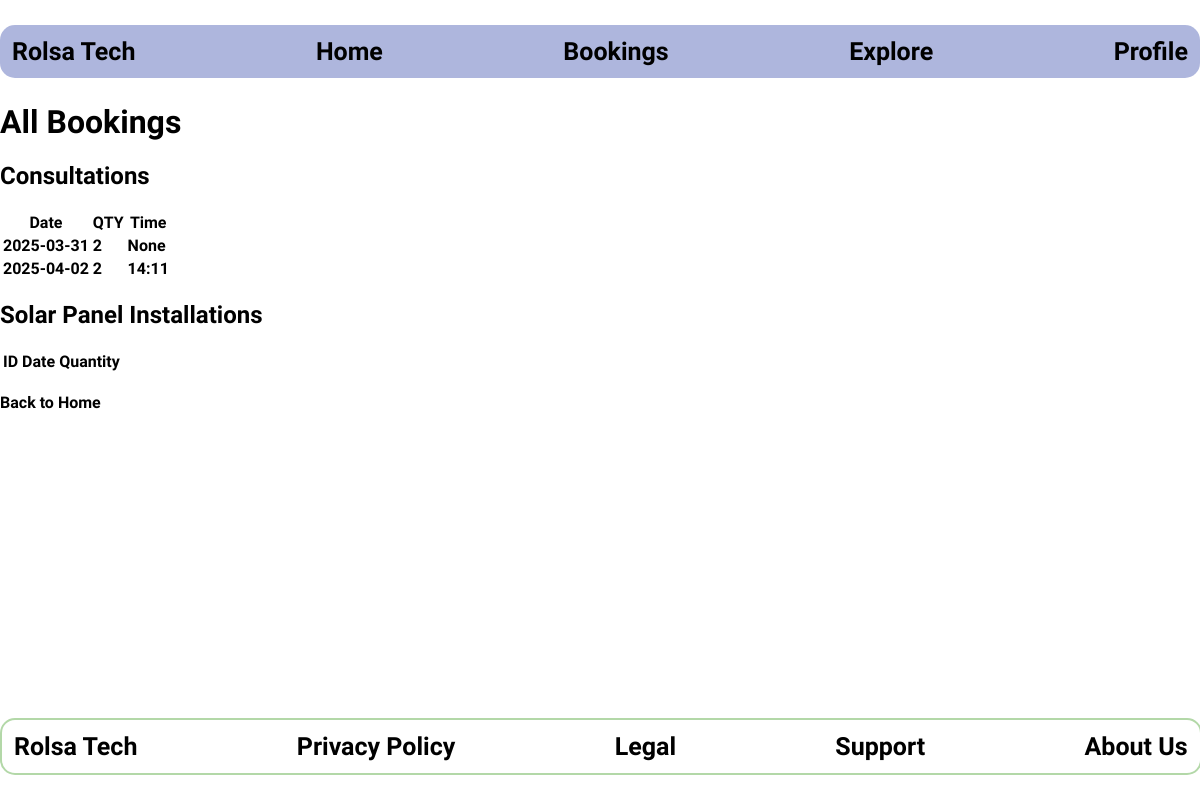
/view (signed in), run on an earlier commit of the app's database.
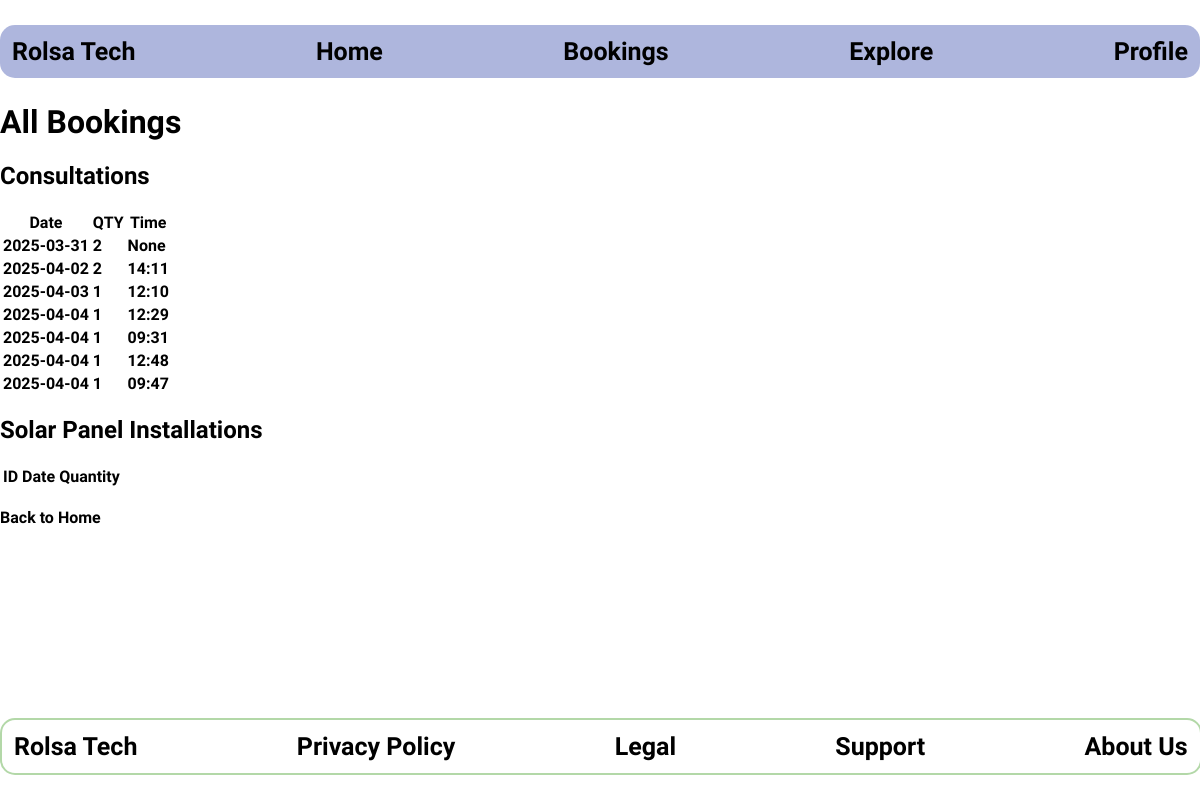
And on a later commit of the database.
### tables this page shows
CREATE TABLE "Consultations" (
	"consultation_date"	TEXT NOT NULL,
	"quantity"	INTEGER NOT NULL,
	"time"	INTEGER
);

### Main - Code/app.py (the view)
@app.route('/view')
def viewBookings():
    consultations = db.viewConsultations()
    solar_installations = db.viewInstallations()
    return render_template('viewbookings.html', user=session["user"], consultations=consultations, solar_installations=solar_installations)

### Main - Code/db.py (called while the page is built)
def viewConsultations():
    cur.execute('SELECT * FROM Consultations')
    return cur.fetchall()

def viewInstallations():
    cur.execute('SELECT * FROM SolarPanelInstallations')
    return cur.fetchall()

### Main - Code/templates/viewbookings.html (shortened to what this page needs)
{%extends "layout.html" %}
{%block content%}
<!DOCTYPE html>
<html>
<head>
</head>
<body>
    <h1>All Bookings</h1>
    <h2>Consultations</h2>
    <table>
        <tr>
            <th>Date</th>
            <th>QTY</th>
            <th>Time</th>
        </tr>
        {% for consultation in consultations %}
        <tr>
            <td>{{ consultation[0] }}</td>
            <td>{{ consultation[1] }}</td>
            <td>{{ consultation[2] }}</td>
        </tr>
        {% endfor %}
    </table>
    <h2>Solar Panel Installations</h2>
    <table>
        <tr>
            <th>ID</th>
            <th>Date</th>
            <th>Quantity</th>
        </tr>
    </table>
    <br>
    <a href="{{ url_for('index') }}">Back to Home</a>
</body>
</html>
{%endblock%}

### Main - Code/templates/layout.html (shortened to what this page needs)
<!DOCTYPE html>
<html lang="en">
<head>
    <link rel="stylesheet" href="static/layout.css">
</head>
<body>
    <ul class="navBar">
        <header>
            <a class="logoText">Rolsa Tech</a>
        </header>
        <li><a href="/">Home</a></li>
        <li><a href="/book">Bookings</a></li>
        <li class="dropList">
            <a>Explore</a>
        </li>
        {% if user %}
        <li class="dropList">
            <a>Profile</a>
        </li>
        {% else %}
        <div class="registerLogin">
        <li class="S"><a href="/signup">Signup</a></li>
        <li class="L"><a href="/login">Login</a></li>
        </div>
        {%endif%}
    </ul>
    <ul class="footer">
        <header>
            <a class="logoText">Rolsa Tech</a>
        </header>
        <li><a href="/PP">Privacy Policy</a></li>
        <li><a href="/legal">Legal</a></li>
        <li><a href="/support">Support</a></li>
        <li><a href="/about">About Us</a></li>
    </ul>
    {% block content %}
    {% endblock %}
</body>
<html>

### Main - Code/static/layout.css (style rules this page uses)
body { margin: 0; font-family: "Itim", cursive; font-weight: bold; overflow: hidden; }
a { color: #000000; text-decoration: none; }
.navBar { display: flex; justify-content: space-between; font-size: 25px; list-style-type: none; background-color: rgb(120, 134, 199, 60%); height: max-content; padding: 1%; border-radius: 15px; }
.footer { display: flex; justify-content: space-between; font-size: 25px; list-style-type: none; bottom: 0%; width: 97.8%; position: absolute; padding: 1%; border-radius: 15px; border: 2px solid #B3D8A8; }

What changed in the data, as far as the page shows it:
added Consultations: consultation_date "2025-04-03", quantity "1", time "12:10"
added Consultations: consultation_date "2025-04-04", quantity "1", time "12:29"
added Consultations: consultation_date "2025-04-04", quantity "1", time "09:31"
added Consultations: consultation_date "2025-04-04", quantity "1", time "12:48"
added Consultations: consultation_date "2025-04-04", quantity "1", time "09:47"
